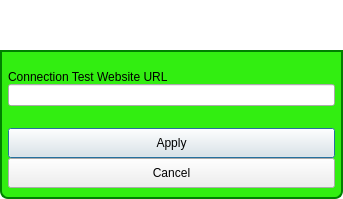
<?xml version="1.0" encoding="UTF-8"?>
<ui version="4.0">
 <class>ChooseTestWebsiteUrlDlg</class>
 <widget class="QDialog" name="ChooseTestWebsiteUrlDlg">
  <property name="windowModality">
   <enum>Qt::ApplicationModal</enum>
  </property>
  <property name="geometry">
   <rect>
    <x>0</x>
    <y>0</y>
    <width>343</width>
    <height>199</height>
   </rect>
  </property>
  <property name="windowTitle">
   <string>Choose Connection Test Website URL</string>
  </property>
  <property name="windowOpacity">
   <double>1.000000000000000</double>
  </property>
  <property name="toolTip">
   <string/>
  </property>
  <property name="styleSheet">
   <string notr="true">QDialog#ChooseTestWebsiteUrlDlg
{   
color: transparent;
background-color: transparent;
border: 1px solid transparent;
border-radius: 8px; 
}

#DialogTitleBox
{   
color: black;
background-color: rgb(50,238,17);
border: 2px solid green;
border-top-left-radius: 8px; 
border-top-right-radius: 8px;
}
#DialogTitleLabel
{   
color: black;
}
#DialogItemsGroupBox
{   
background-color: rgb(50,238,17);
border: 2px solid green;
border-top-color: green; 
border-bottom-left-radius: 8px; 
border-bottom-right-radius: 8px;
}
</string>
  </property>
  <layout class="QVBoxLayout" name="verticalLayout">
   <property name="spacing">
    <number>0</number>
   </property>
   <property name="margin">
    <number>0</number>
   </property>
   <item>
    <widget class="TitleBarWidget" name="m_TitleBarWidget" native="true">
     <property name="sizePolicy">
      <sizepolicy hsizetype="Preferred" vsizetype="Preferred">
       <horstretch>0</horstretch>
       <verstretch>0</verstretch>
      </sizepolicy>
     </property>
     <property name="minimumSize">
      <size>
       <width>0</width>
       <height>50</height>
      </size>
     </property>
     <property name="maximumSize">
      <size>
       <width>16777215</width>
       <height>103</height>
      </size>
     </property>
    </widget>
   </item>
   <item>
    <widget class="QGroupBox" name="DialogItemsGroupBox">
     <property name="minimumSize">
      <size>
       <width>0</width>
       <height>0</height>
      </size>
     </property>
     <property name="title">
      <string/>
     </property>
     <layout class="QGridLayout" name="gridLayout">
      <property name="leftMargin">
       <number>5</number>
      </property>
      <property name="topMargin">
       <number>0</number>
      </property>
      <property name="rightMargin">
       <number>5</number>
      </property>
      <property name="bottomMargin">
       <number>8</number>
      </property>
      <property name="spacing">
       <number>0</number>
      </property>
      <item row="1" column="0">
       <widget class="QLabel" name="TestWebsiteLabel">
        <property name="text">
         <string>Connection Test Website URL</string>
        </property>
       </widget>
      </item>
      <item row="2" column="0">
       <widget class="QLineEdit" name="TestWebsiteEdit"/>
      </item>
      <item row="4" column="0">
       <widget class="QPushButton" name="OkButton">
        <property name="minimumSize">
         <size>
          <width>0</width>
          <height>30</height>
         </size>
        </property>
        <property name="maximumSize">
         <size>
          <width>16777215</width>
          <height>30</height>
         </size>
        </property>
        <property name="text">
         <string>Apply</string>
        </property>
       </widget>
      </item>
      <item row="5" column="0">
       <widget class="QPushButton" name="CancelButton">
        <property name="minimumSize">
         <size>
          <width>0</width>
          <height>30</height>
         </size>
        </property>
        <property name="maximumSize">
         <size>
          <width>16777215</width>
          <height>30</height>
         </size>
        </property>
        <property name="text">
         <string>Cancel</string>
        </property>
       </widget>
      </item>
      <item row="3" column="0">
       <spacer name="verticalSpacer">
        <property name="orientation">
         <enum>Qt::Vertical</enum>
        </property>
        <property name="sizeHint" stdset="0">
         <size>
          <width>20</width>
          <height>40</height>
         </size>
        </property>
       </spacer>
      </item>
      <item row="0" column="0">
       <widget class="QLabel" name="m_StatusLabel">
        <property name="text">
         <string notr="true"/>
        </property>
       </widget>
      </item>
     </layout>
    </widget>
   </item>
  </layout>
 </widget>
 <customwidgets>
  <customwidget>
   <class>TitleBarWidget</class>
   <extends>QWidget</extends>
   <header>TitleBarWidget.h</header>
   <container>1</container>
  </customwidget>
 </customwidgets>
 <resources/>
 <connections/>
</ui>
